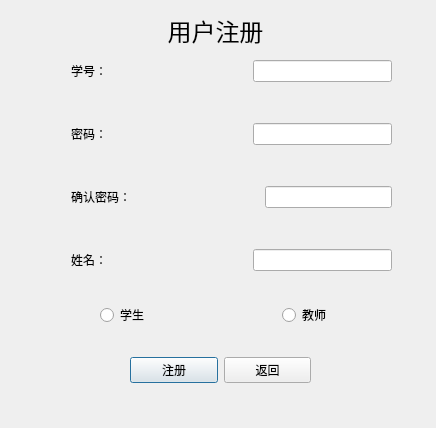
<?xml version="1.0" encoding="UTF-8"?>
<ui version="4.0">
 <class>registerDialog</class>
 <widget class="QDialog" name="registerDialog">
  <property name="geometry">
   <rect>
    <x>0</x>
    <y>0</y>
    <width>436</width>
    <height>428</height>
   </rect>
  </property>
  <property name="windowTitle">
   <string>Dialog</string>
  </property>
  <widget class="QLabel" name="label_6">
   <property name="geometry">
    <rect>
     <x>160</x>
     <y>10</y>
     <width>111</width>
     <height>41</height>
    </rect>
   </property>
   <property name="text">
    <string>&lt;html&gt;&lt;head/&gt;&lt;body&gt;&lt;p align=&quot;center&quot;&gt;&lt;span style=&quot; font-size:18pt;&quot;&gt;用户注册&lt;/span&gt;&lt;/p&gt;&lt;/body&gt;&lt;/html&gt;</string>
   </property>
  </widget>
  <widget class="QWidget" name="layoutWidget">
   <property name="geometry">
    <rect>
     <x>130</x>
     <y>350</y>
     <width>181</width>
     <height>41</height>
    </rect>
   </property>
   <layout class="QHBoxLayout" name="horizontalLayout">
    <item>
     <widget class="QPushButton" name="registerButton">
      <property name="text">
       <string>注册</string>
      </property>
     </widget>
    </item>
    <item>
     <widget class="QPushButton" name="returnButton">
      <property name="text">
       <string>返回</string>
      </property>
     </widget>
    </item>
   </layout>
  </widget>
  <widget class="QWidget" name="layoutWidget">
   <property name="geometry">
    <rect>
     <x>100</x>
     <y>300</y>
     <width>231</width>
     <height>31</height>
    </rect>
   </property>
   <layout class="QHBoxLayout" name="horizontalLayout_7">
    <item>
     <widget class="QRadioButton" name="stuRadioButton">
      <property name="text">
       <string>学生</string>
      </property>
     </widget>
    </item>
    <item>
     <spacer name="horizontalSpacer_6">
      <property name="orientation">
       <enum>Qt::Horizontal</enum>
      </property>
      <property name="sizeHint" stdset="0">
       <size>
        <width>40</width>
        <height>20</height>
       </size>
      </property>
     </spacer>
    </item>
    <item>
     <widget class="QRadioButton" name="tecRadioButton">
      <property name="text">
       <string>教师</string>
      </property>
     </widget>
    </item>
   </layout>
  </widget>
  <widget class="QWidget" name="">
   <property name="geometry">
    <rect>
     <x>71</x>
     <y>60</y>
     <width>321</width>
     <height>211</height>
    </rect>
   </property>
   <layout class="QVBoxLayout" name="verticalLayout">
    <item>
     <layout class="QHBoxLayout" name="horizontalLayout_5">
      <item>
       <widget class="QLabel" name="label_4">
        <property name="text">
         <string>学号：</string>
        </property>
       </widget>
      </item>
      <item>
       <spacer name="horizontalSpacer_4">
        <property name="orientation">
         <enum>Qt::Horizontal</enum>
        </property>
        <property name="sizeHint" stdset="0">
         <size>
          <width>40</width>
          <height>20</height>
         </size>
        </property>
       </spacer>
      </item>
      <item>
       <widget class="QLineEdit" name="stuIDLineEdit"/>
      </item>
     </layout>
    </item>
    <item>
     <spacer name="verticalSpacer">
      <property name="orientation">
       <enum>Qt::Vertical</enum>
      </property>
      <property name="sizeHint" stdset="0">
       <size>
        <width>306</width>
        <height>13</height>
       </size>
      </property>
     </spacer>
    </item>
    <item>
     <layout class="QHBoxLayout" name="horizontalLayout_3">
      <item>
       <widget class="QLabel" name="label_2">
        <property name="text">
         <string>密码：</string>
        </property>
       </widget>
      </item>
      <item>
       <spacer name="horizontalSpacer_2">
        <property name="orientation">
         <enum>Qt::Horizontal</enum>
        </property>
        <property name="sizeHint" stdset="0">
         <size>
          <width>18</width>
          <height>18</height>
         </size>
        </property>
       </spacer>
      </item>
      <item>
       <widget class="QLineEdit" name="passwordLineEdit"/>
      </item>
     </layout>
    </item>
    <item>
     <spacer name="verticalSpacer_2">
      <property name="orientation">
       <enum>Qt::Vertical</enum>
      </property>
      <property name="sizeHint" stdset="0">
       <size>
        <width>306</width>
        <height>13</height>
       </size>
      </property>
     </spacer>
    </item>
    <item>
     <layout class="QHBoxLayout" name="horizontalLayout_4">
      <item>
       <widget class="QLabel" name="label_3">
        <property name="text">
         <string>确认密码：</string>
        </property>
       </widget>
      </item>
      <item>
       <spacer name="horizontalSpacer_5">
        <property name="orientation">
         <enum>Qt::Horizontal</enum>
        </property>
        <property name="sizeHint" stdset="0">
         <size>
          <width>40</width>
          <height>20</height>
         </size>
        </property>
       </spacer>
      </item>
      <item>
       <widget class="QLineEdit" name="passwordLineEdit_2"/>
      </item>
     </layout>
    </item>
    <item>
     <spacer name="verticalSpacer_3">
      <property name="orientation">
       <enum>Qt::Vertical</enum>
      </property>
      <property name="sizeHint" stdset="0">
       <size>
        <width>306</width>
        <height>13</height>
       </size>
      </property>
     </spacer>
    </item>
    <item>
     <layout class="QHBoxLayout" name="horizontalLayout_6">
      <item>
       <widget class="QLabel" name="label_5">
        <property name="text">
         <string>姓名：</string>
        </property>
       </widget>
      </item>
      <item>
       <spacer name="horizontalSpacer_3">
        <property name="orientation">
         <enum>Qt::Horizontal</enum>
        </property>
        <property name="sizeHint" stdset="0">
         <size>
          <width>40</width>
          <height>20</height>
         </size>
        </property>
       </spacer>
      </item>
      <item>
       <widget class="QLineEdit" name="stuNameLineEdit"/>
      </item>
     </layout>
    </item>
   </layout>
  </widget>
 </widget>
 <resources/>
 <connections/>
</ui>
